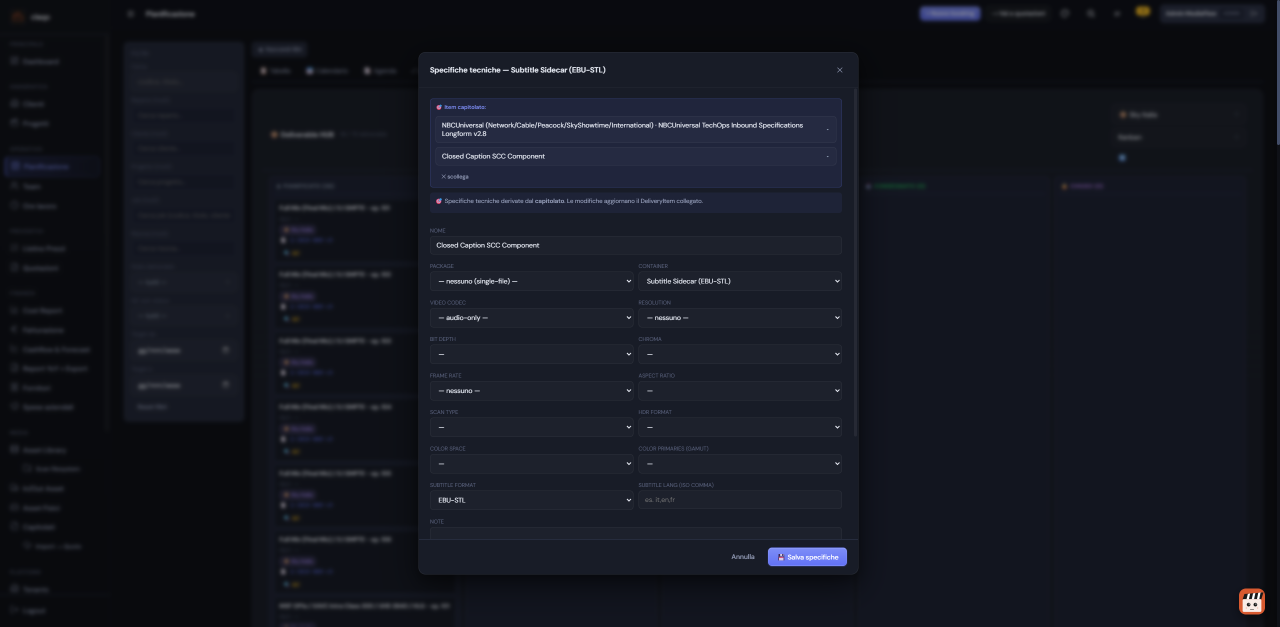
#> input picture dsm-audio-truncation.png, 2560 x 1253 px (shown at 1/2 size)
$ python -i dam_security.py   (imports and definitions only)
#> lines starting #> are read from the running program, lines starting #| are printed output that depends on the picture
### app/services/clock.py
"""Orologio centralizzato — v3.5.0-alpha.172.149.

`datetime.utcnow()` è deprecato (Python lo rimuoverà) e ritorna un datetime
NAIVE. Tutto il codebase confronta/persiste datetime naive (colonne SQLite
senza tzinfo, comparazioni naive-vs-naive). Per non cambiare semantica:

    now_utc() == datetime.now(timezone.utc).replace(tzinfo=None)

cioè l'ora UTC corrente SENZA tzinfo — identica a quanto restituiva
`datetime.utcnow()`, ma senza il warning di deprecazione e senza il rischio
di mischiare datetime aware/naive (che solleva TypeError in confronto).

Nessun import da `app.*`: usabile anche da `app.models.models` (default=...)
senza creare import circolari.
"""
from __future__ import annotations

from datetime import datetime, timezone


def now_utc() -> datetime:
    """Ora UTC corrente come datetime NAIVE (drop-in per datetime.utcnow())."""
    return datetime.now(timezone.utc).replace(tzinfo=None)

### app/services/dam_security.py
"""v3.5.0-alpha.70.2 — Watermark + secure delete per asset DAM (TPN).

Strumenti security-side per la consegna asset:
  - `apply_watermark_image(path, user_email, ts) -> bytes`: overlay
    semitrasparente con user+ts su un'immagine PIL. Usato per
    download di tipo image/preview-friendly.
  - `secure_delete_file(path, passes=3)`: sovrascrittura DOD-style
    (random 3 pass) prima di unlink, scrubba metadata residui.

Watermark video / PDF / DCP: scope futuro (richiede ffmpeg / PDF libs).
Per ora solo immagini con PIL già usato per thumbnail.
"""
from __future__ import annotations
from app.services.clock import now_utc
import io
import os
import secrets
from datetime import datetime
from pathlib import Path
from typing import Optional

from PIL import Image, ImageDraw, ImageFont


def _load_font(size: int) -> ImageFont.FreeTypeFont:
    """Cerca un font sistema; fallback al default PIL."""
    candidates = [
        "/usr/share/fonts/truetype/dejavu/DejaVuSans-Bold.ttf",
        "/Library/Fonts/Arial.ttf",
        "C:\\Windows\\Fonts\\arial.ttf",
        "C:\\Windows\\Fonts\\arialbd.ttf",
    ]
    for p in candidates:
        if os.path.exists(p):
            try:
                return ImageFont.truetype(p, size)
            except Exception:
                continue
    return ImageFont.load_default()


def apply_watermark_image(
    file_path: str,
    user_email: Optional[str] = None,
    ts: Optional[datetime] = None,
    *,
    extra: Optional[str] = None,
) -> Optional[bytes]:
    """Apre l'immagine, applica un overlay watermark testuale
    (user+timestamp+extra) in basso a destra + diagonale semi-trasparente
    al centro per scoraggiare screenshot. Ritorna bytes JPEG.

    None se file non leggibile o non immagine.
    """
#> called with file_path = '../../dsm-audio-truncation.png'
    try:
        img = Image.open(file_path).convert("RGBA")
    except Exception:
        return None
    w, h = img.size
#> w = 2560; h = 1253
    overlay = Image.new("RGBA", (w, h), (0, 0, 0, 0))
#> overlay: PIL image 2560x1253 RGBA; every value is 0
    draw = ImageDraw.Draw(overlay)
    ts = ts or now_utc()
    label = f"{user_email or 'anonymous'} · {ts.strftime('%Y-%m-%d %H:%M:%S')} UTC"
    if extra:
        label += f" · {extra}"
    label += " · MediaFlow TPN watermark"
    # Bottom-right footer banner
    font_small = _load_font(max(12, int(min(w, h) / 60)))
    pad = max(8, int(min(w, h) / 80))
#> pad = 15
    try:
        bbox = draw.textbbox((0, 0), label, font=font_small)
#> bbox = (0, 4, 762, 23)
        tw, th = bbox[2] - bbox[0], bbox[3] - bbox[1]
#> tw = 762; th = 19
    except Exception:
        tw, th = font_small.getsize(label) if hasattr(font_small, "getsize") else (200, 14)
    rect = [(w - tw - pad * 2, h - th - pad * 2), (w, h)]
#> rect = [(1768, 1204), (2560, 1253)]
    draw.rectangle(rect, fill=(0, 0, 0, 160))
    draw.text((w - tw - pad, h - th - pad), label, fill=(255, 255, 255, 255), font=font_small)
    # Diagonal big-watermark center
    font_big = _load_font(max(24, int(min(w, h) / 18)))
    big_label = (user_email or "TPN").upper()
    try:
        bb = draw.textbbox((0, 0), big_label, font=font_big)
#> bb = (0, 15, 155, 65)
        bw, bh = bb[2] - bb[0], bb[3] - bb[1]
#> bw = 155; bh = 50
    except Exception:
        bw, bh = (200, 30)
    # Rotated text: write to a separate layer
    text_layer = Image.new("RGBA", (bw + 20, bh + 20), (0, 0, 0, 0))
#> text_layer: PIL image 175x70 RGBA; every value is 0
    td = ImageDraw.Draw(text_layer)
    td.text((10, 10), big_label, fill=(255, 255, 255, 80), font=font_big)
    rotated = text_layer.rotate(-30, expand=True)
    rw, rh = rotated.size
#> rw = 187; rh = 150
    overlay.paste(rotated, ((w - rw) // 2, (h - rh) // 2), rotated)
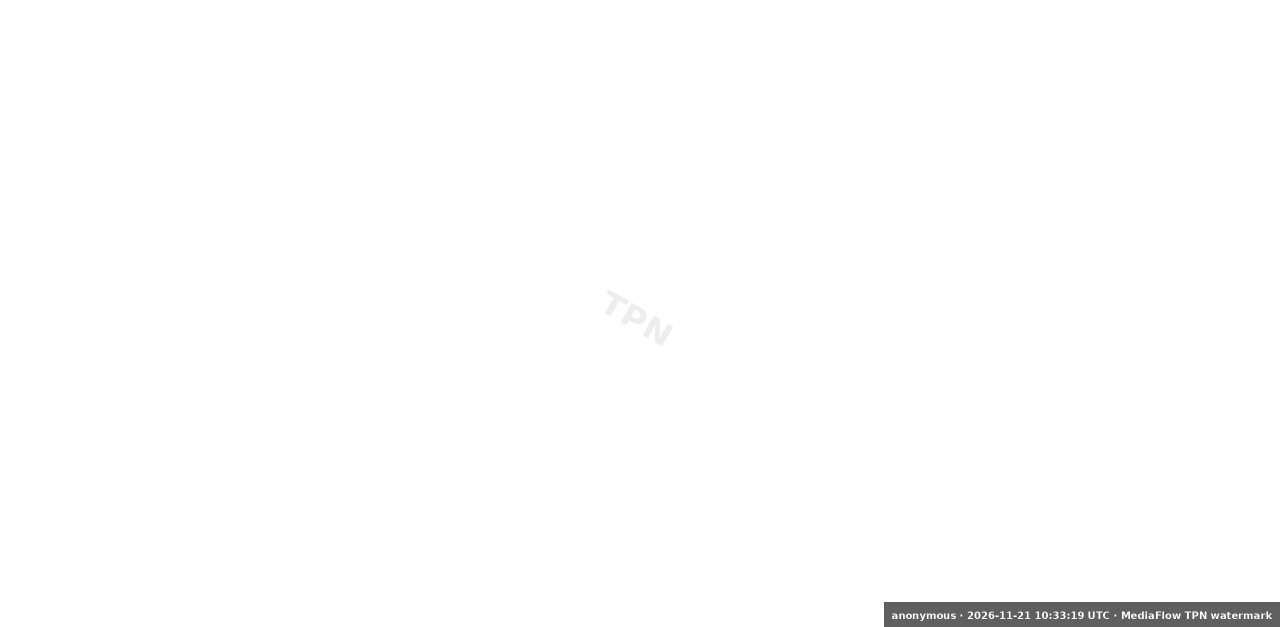
#> overlay: PIL image 2560x1253 RGBA (shown at 1/2 size); mean R, G, B, A 0.4, 0.4, 0.4, 2.1; transparent parts drawn white
    out = Image.alpha_composite(img, overlay).convert("RGB")
    buf = io.BytesIO()
    out.save(buf, format="JPEG", quality=88)
    return buf.getvalue()


# [46 lines left out: function secure_delete_file, not called in this run]


def is_image_mime(mime_type: Optional[str]) -> bool:
    return bool(mime_type and mime_type.startswith("image"))


def is_pdf_mime(mime_type: Optional[str]) -> bool:
    return bool(mime_type and "pdf" in mime_type.lower())


# [56 lines left out: function apply_watermark_pdf, not called in this run]

>>> result = apply_watermark_image('../../dsm-audio-truncation.png')

$ run again, on dsm-linked.png
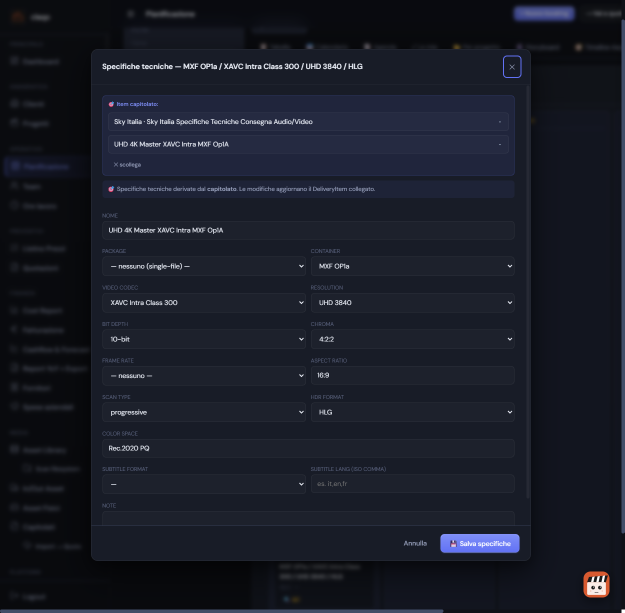
#> input picture dsm-linked.png, 1249 x 1225 px (shown at 1/2 size)
#> bbox = (0, 4, 762, 23)
#> tw = 762; th = 19
#> rect = [(457, 1176), (1249, 1225)]
#> bb = (0, 14, 153, 64)
#> bw = 153; bh = 50
#> text_layer: PIL image 173x70 RGBA; every value is 0
#> in apply_watermark_image, `overlay.paste(rotated, ((w - rw) // 2, (h - rh) // 2), rotated)`:
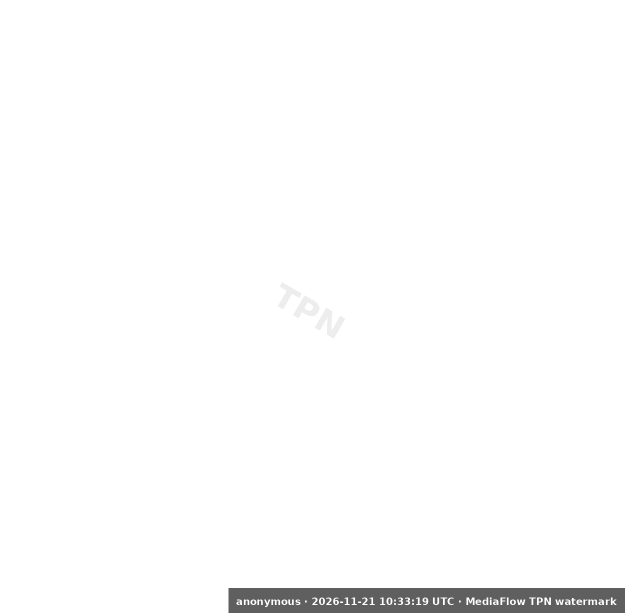
#> overlay: PIL image 1249x1225 RGBA (shown at 1/2 size); mean R, G, B, A 0.9, 0.9, 0.9, 4.4; transparent parts drawn white

$ run again, on f3-player-qc-smoke.png
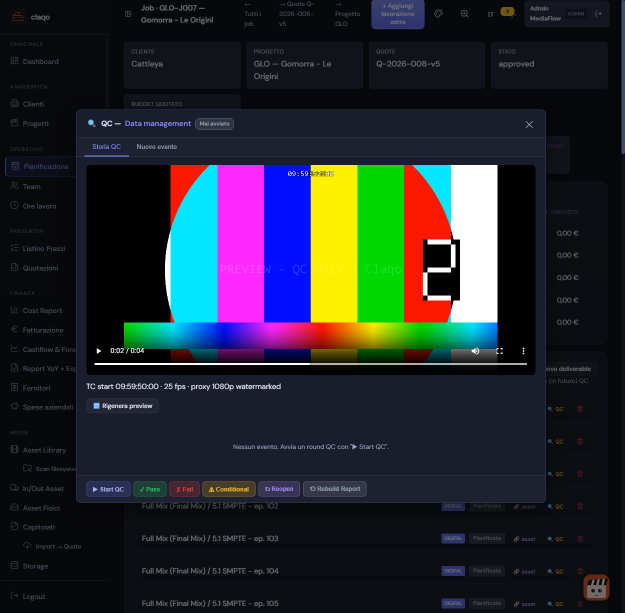
#> input picture f3-player-qc-smoke.png, 1249 x 1225 px (shown at 1/2 size)
#> bbox = (0, 4, 762, 23)
#> tw = 762; th = 19
#> rect = [(457, 1176), (1249, 1225)]
#> bb = (0, 14, 153, 64)
#> bw = 153; bh = 50
#> text_layer: PIL image 173x70 RGBA; every value is 0
#> in apply_watermark_image, `overlay.paste(rotated, ((w - rw) // 2, (h - rh) // 2), rotated)`:
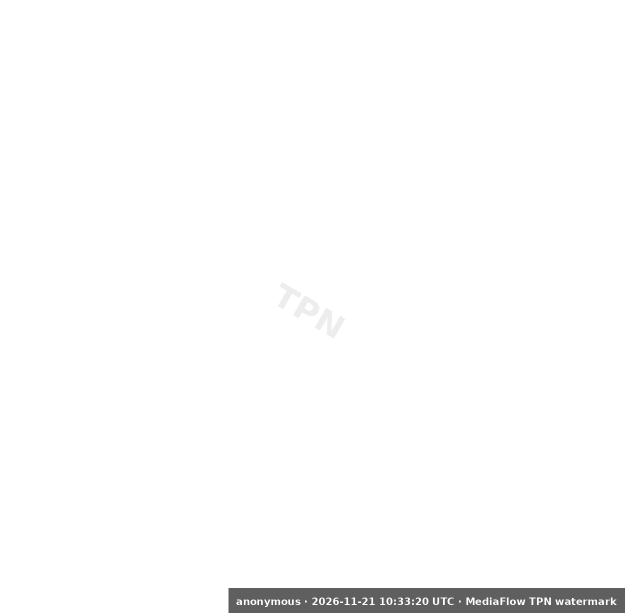
#> overlay: PIL image 1249x1225 RGBA (shown at 1/2 size); mean R, G, B, A 0.9, 0.9, 0.9, 4.4; transparent parts drawn white

$ run again, on kdm_modal_newreq.png
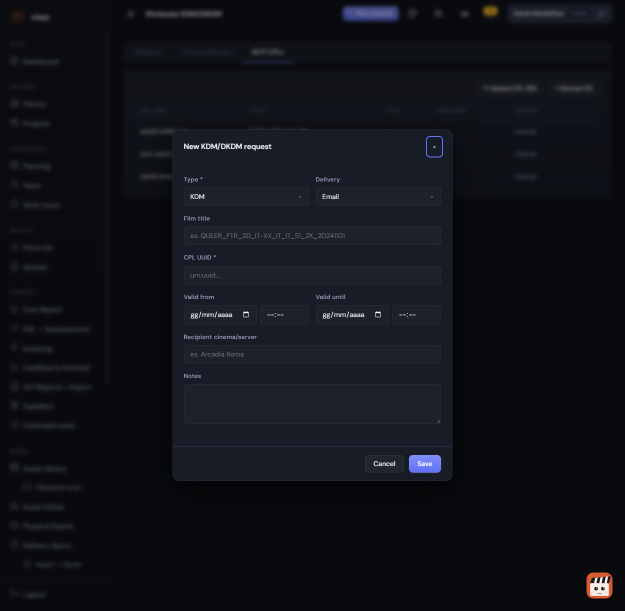
#> input picture kdm_modal_newreq.png, 1249 x 1221 px (shown at 1/2 size)
#> bbox = (0, 4, 762, 23)
#> tw = 762; th = 19
#> rect = [(457, 1172), (1249, 1221)]
#> bb = (0, 14, 151, 63)
#> bw = 151; bh = 49
#> text_layer: PIL image 171x69 RGBA; every value is 0
#> in apply_watermark_image, `overlay.paste(rotated, ((w - rw) // 2, (h - rh) // 2), rotated)`:
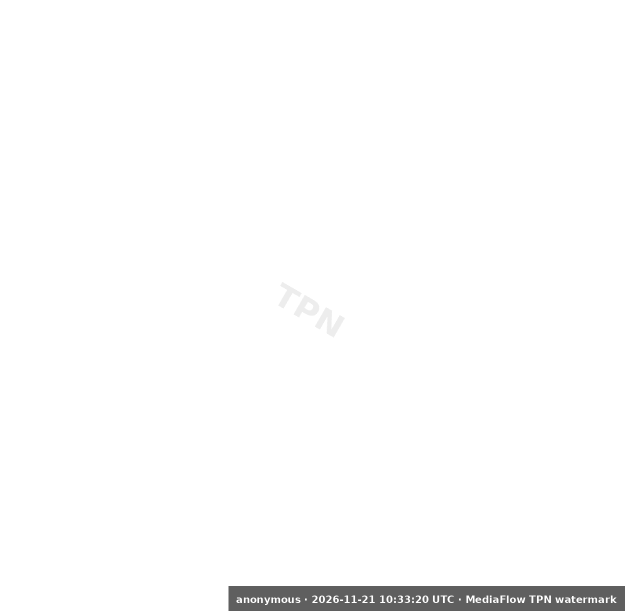
#> overlay: PIL image 1249x1221 RGBA (shown at 1/2 size); mean R, G, B, A 0.9, 0.9, 0.9, 4.4; transparent parts drawn white
